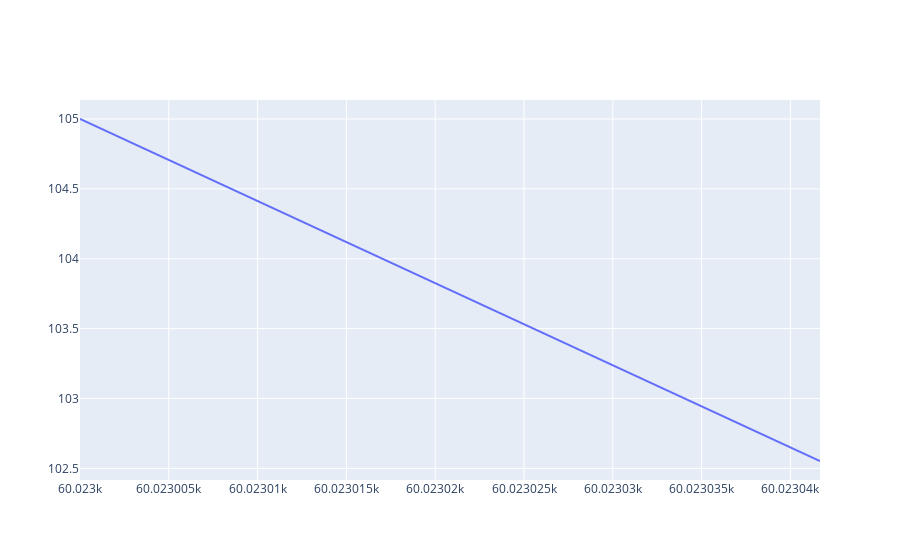

Notebook source saved alongside this figure:
### Markdown cell above
Spacecraft wet mass evolution over time

### Code cell
figure = go.Figure()
figure.add_trace(
    go.Scatter(
        x=orbit_df["$MJD^{UTC}$"],
        y=[float(item) for item in orbit_df["$Mass$"]],
        mode="lines",
        name="Spacecraft Mass (kg)",
    )
)

figure.show()
